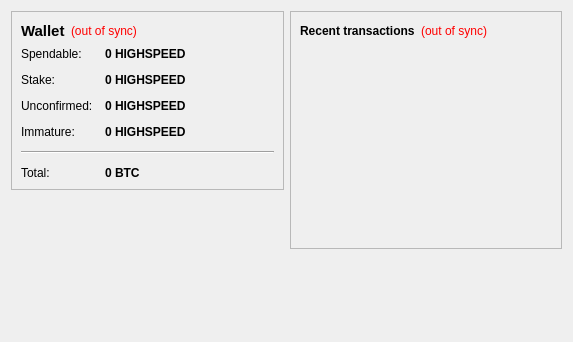
<?xml version="1.0" encoding="UTF-8"?>
<ui version="4.0">
 <class>OverviewPage</class>
 <widget class="QWidget" name="OverviewPage">
  <property name="geometry">
   <rect>
    <x>0</x>
    <y>0</y>
    <width>573</width>
    <height>342</height>
   </rect>
  </property>
  <property name="windowTitle">
   <string>Form</string>
  </property>
  <layout class="QHBoxLayout" name="horizontalLayout" stretch="1,1">
   <item>
    <layout class="QVBoxLayout" name="verticalLayout_2">
     <item>
      <widget class="QFrame" name="frame">
       <property name="frameShape">
        <enum>QFrame::StyledPanel</enum>
       </property>
       <property name="frameShadow">
        <enum>QFrame::Raised</enum>
       </property>
       <layout class="QVBoxLayout" name="verticalLayout_4">
        <item>
         <layout class="QHBoxLayout" name="horizontalLayout_4">
          <item>
           <widget class="QLabel" name="label_5">
            <property name="font">
             <font>
              <pointsize>11</pointsize>
              <weight>75</weight>
              <bold>true</bold>
             </font>
            </property>
            <property name="text">
             <string>Wallet</string>
            </property>
           </widget>
          </item>
          <item>
           <widget class="QLabel" name="labelWalletStatus">
            <property name="toolTip">
             <string>The displayed information may be out of date. Your wallet automatically synchronizes with the HIGHSPEED network after a connection is established, but this process has not completed yet.</string>
            </property>
            <property name="styleSheet">
             <string notr="true">QLabel { color: red; }</string>
            </property>
            <property name="text">
             <string notr="true">(out of sync)</string>
            </property>
            <property name="alignment">
             <set>Qt::AlignLeading|Qt::AlignLeft|Qt::AlignVCenter</set>
            </property>
           </widget>
          </item>
          <item>
           <spacer name="horizontalSpacer_2">
            <property name="orientation">
             <enum>Qt::Horizontal</enum>
            </property>
            <property name="sizeHint" stdset="0">
             <size>
              <width>40</width>
              <height>20</height>
             </size>
            </property>
           </spacer>
          </item>
         </layout>
        </item>
        <item>
         <layout class="QFormLayout" name="formLayout_2">
          <property name="fieldGrowthPolicy">
           <enum>QFormLayout::AllNonFixedFieldsGrow</enum>
          </property>
          <property name="horizontalSpacing">
           <number>12</number>
          </property>
          <property name="verticalSpacing">
           <number>12</number>
          </property>
          <item row="0" column="0">
           <widget class="QLabel" name="label">
            <property name="text">
             <string>Spendable:</string>
            </property>
           </widget>
          </item>
          <item row="0" column="1">
           <widget class="QLabel" name="labelBalance">
            <property name="font">
             <font>
              <weight>75</weight>
              <bold>true</bold>
             </font>
            </property>
            <property name="cursor">
             <cursorShape>IBeamCursor</cursorShape>
            </property>
            <property name="toolTip">
             <string>Your current spendable balance</string>
            </property>
            <property name="text">
             <string notr="true">0 HIGHSPEED</string>
            </property>
            <property name="textInteractionFlags">
             <set>Qt::LinksAccessibleByMouse|Qt::TextSelectableByKeyboard|Qt::TextSelectableByMouse</set>
            </property>
           </widget>
          </item>
          <item row="1" column="0">
           <widget class="QLabel" name="label_6">
            <property name="text">
             <string>Stake:</string>
            </property>
           </widget>
          </item>
          <item row="1" column="1">
           <widget class="QLabel" name="labelStake">
            <property name="font">
             <font>
              <weight>75</weight>
              <bold>true</bold>
             </font>
            </property>
            <property name="cursor">
             <cursorShape>IBeamCursor</cursorShape>
            </property>
            <property name="toolTip">
             <string>Total of coins that was staked, and do not yet count toward the current balance</string>
            </property>
            <property name="text">
             <string notr="true">0 HIGHSPEED</string>
            </property>
            <property name="textInteractionFlags">
             <set>Qt::LinksAccessibleByMouse|Qt::TextSelectableByKeyboard|Qt::TextSelectableByMouse</set>
            </property>
           </widget>
          </item>
          <item row="2" column="0">
           <widget class="QLabel" name="label_3">
            <property name="text">
             <string>Unconfirmed:</string>
            </property>
           </widget>
          </item>
          <item row="2" column="1">
           <widget class="QLabel" name="labelUnconfirmed">
            <property name="font">
             <font>
              <weight>75</weight>
              <bold>true</bold>
             </font>
            </property>
            <property name="cursor">
             <cursorShape>IBeamCursor</cursorShape>
            </property>
            <property name="toolTip">
             <string>Total of transactions that have yet to be confirmed, and do not yet count toward the current balance</string>
            </property>
            <property name="text">
             <string notr="true">0 HIGHSPEED</string>
            </property>
            <property name="textInteractionFlags">
             <set>Qt::LinksAccessibleByMouse|Qt::TextSelectableByKeyboard|Qt::TextSelectableByMouse</set>
            </property>
           </widget>
          </item>
          <item row="3" column="0">
           <widget class="QLabel" name="labelImmatureText">
            <property name="text">
             <string>Immature:</string>
            </property>
           </widget>
          </item>
          <item row="3" column="1">
           <widget class="QLabel" name="labelImmature">
            <property name="font">
             <font>
              <weight>75</weight>
              <bold>true</bold>
             </font>
            </property>
            <property name="toolTip">
             <string>Mined balance that has not yet matured</string>
            </property>
            <property name="text">
             <string notr="true">0 HIGHSPEED</string>
            </property>
            <property name="textInteractionFlags">
             <set>Qt::LinksAccessibleByMouse|Qt::TextSelectableByKeyboard|Qt::TextSelectableByMouse</set>
            </property>
           </widget>
          </item>
          <item row="4" column="0" colspan="2">
           <widget class="Line" name="line">
            <property name="orientation">
             <enum>Qt::Horizontal</enum>
            </property>
           </widget>
          </item>
          <item row="5" column="0">
           <widget class="QLabel" name="labelTotalText">
            <property name="text">
             <string>Total:</string>
            </property>
           </widget>
          </item>
          <item row="5" column="1">
           <widget class="QLabel" name="labelTotal">
            <property name="font">
             <font>
              <weight>75</weight>
              <bold>true</bold>
             </font>
            </property>
            <property name="cursor">
             <cursorShape>IBeamCursor</cursorShape>
            </property>
            <property name="toolTip">
             <string>Your current total balance</string>
            </property>
            <property name="text">
             <string notr="true">0 BTC</string>
            </property>
            <property name="textInteractionFlags">
             <set>Qt::LinksAccessibleByMouse|Qt::TextSelectableByKeyboard|Qt::TextSelectableByMouse</set>
            </property>
           </widget>
          </item>
         </layout>
        </item>
       </layout>
      </widget>
     </item>
     <item>
      <spacer name="verticalSpacer">
       <property name="orientation">
        <enum>Qt::Vertical</enum>
       </property>
       <property name="sizeHint" stdset="0">
        <size>
         <width>20</width>
         <height>40</height>
        </size>
       </property>
      </spacer>
     </item>
    </layout>
   </item>
   <item>
    <layout class="QVBoxLayout" name="verticalLayout_3">
     <item>
      <widget class="QFrame" name="frame_2">
       <property name="frameShape">
        <enum>QFrame::StyledPanel</enum>
       </property>
       <property name="frameShadow">
        <enum>QFrame::Raised</enum>
       </property>
       <layout class="QVBoxLayout" name="verticalLayout">
        <item>
         <layout class="QHBoxLayout" name="horizontalLayout_2">
          <item>
           <widget class="QLabel" name="label_4">
            <property name="text">
             <string>&lt;b&gt;Recent transactions&lt;/b&gt;</string>
            </property>
           </widget>
          </item>
          <item>
           <widget class="QLabel" name="labelTransactionsStatus">
            <property name="toolTip">
             <string>The displayed information may be out of date. Your wallet automatically synchronizes with the HIGHSPEED network after a connection is established, but this process has not completed yet.</string>
            </property>
            <property name="styleSheet">
             <string notr="true">QLabel { color: red; }</string>
            </property>
            <property name="text">
             <string notr="true">(out of sync)</string>
            </property>
            <property name="alignment">
             <set>Qt::AlignRight|Qt::AlignTrailing|Qt::AlignVCenter</set>
            </property>
           </widget>
          </item>
          <item>
           <spacer name="horizontalSpacer">
            <property name="orientation">
             <enum>Qt::Horizontal</enum>
            </property>
            <property name="sizeHint" stdset="0">
             <size>
              <width>40</width>
              <height>20</height>
             </size>
            </property>
           </spacer>
          </item>
         </layout>
        </item>
        <item>
         <widget class="QListView" name="listTransactions">
          <property name="styleSheet">
           <string notr="true">QListView { background: transparent; }</string>
          </property>
          <property name="frameShape">
           <enum>QFrame::NoFrame</enum>
          </property>
          <property name="verticalScrollBarPolicy">
           <enum>Qt::ScrollBarAlwaysOff</enum>
          </property>
          <property name="horizontalScrollBarPolicy">
           <enum>Qt::ScrollBarAlwaysOff</enum>
          </property>
          <property name="selectionMode">
           <enum>QAbstractItemView::NoSelection</enum>
          </property>
         </widget>
        </item>
       </layout>
      </widget>
     </item>
     <item>
      <spacer name="verticalSpacer_2">
       <property name="orientation">
        <enum>Qt::Vertical</enum>
       </property>
       <property name="sizeHint" stdset="0">
        <size>
         <width>20</width>
         <height>40</height>
        </size>
       </property>
      </spacer>
     </item>
    </layout>
   </item>
  </layout>
 </widget>
 <resources/>
 <connections/>
</ui>
